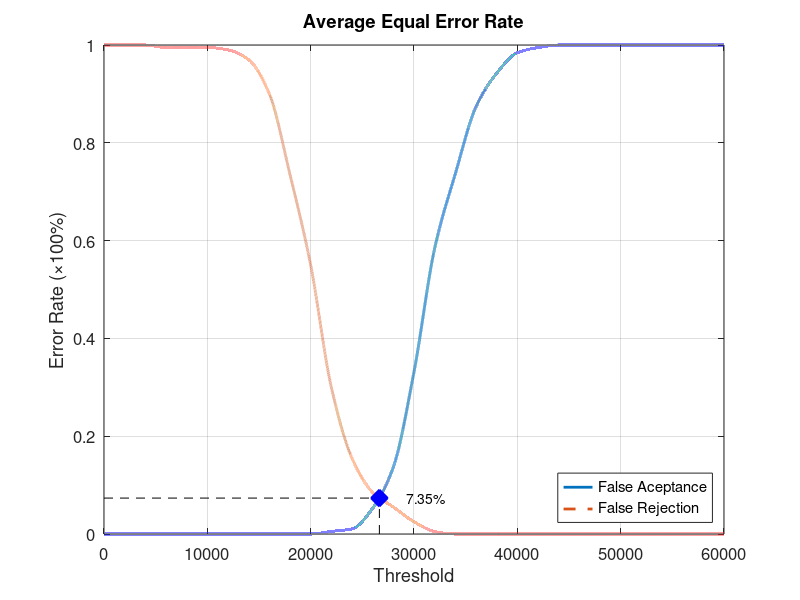
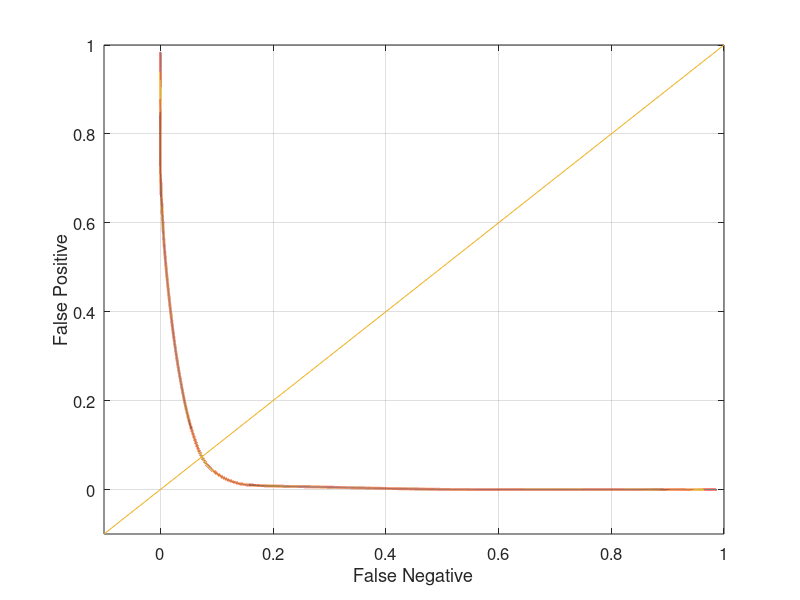

These charts were generated, in order, by the following MATLAB code:
function yEER = Database3_1
close all;
clear;
clc;
x = 0:2000:60000;
xq = 0:0.5:60000;

y0 = [0 0 0 0 0 0 0 0 0 0 0 0.00526316 0.0105263 0.0526316 0.136842 0.331579 0.584211 0.736842 0.873684 0.942105 0.984211 0.994737 1 1 1 1 1 1 1 1 1];
yy0 = interp1(x, y0, xq, 'pchip');
y1 = [1 1 1 0.995 0.995 0.995 0.99 0.97 0.9 0.735 0.55 0.3 0.155 0.085 0.055 0.025 0.005 0 0 0 0 0 0 0 0 0 0 0 0 0 0];
yy1 = interp1(x, y1, xq, 'pchip');

% Calculating EER: 
y2 = abs(y0 - y1);
find(y2 == min(y2))
yy2 = abs(yy0 - yy1);
xEER = find(yy2 == min(yy2));
xEERIndex = xq(xEER) % X-axis EER
yEER = yy0(xEER) % Y-axis EER

main = figure
plot(xq, yy0,'-','LineWidth', 2);	hold on
plot(xq, yy1,'--','LineWidth', 2);	hold on
plot([xEERIndex xEERIndex], [0 yEER], 'k--');	hold on
plot([0 xEERIndex], [yEER yEER], 'k--');	hold on
plot(xEERIndex, yEER, 'bx', 'LineWidth', 10);	hold on
text(xEERIndex + 10 * xEERIndex / 100, yEER, [num2str(round((10000 * yEER)) / 100) '%'])
legend('False Aceptance', 'False Rejection', 'Location', 'SouthEast')
xlabel('Threshold')
ylabel('Error Rate (\times100%)')
title('Average Equal Error Rate')
set(gca, 'FontSize', 12)
axis([0 60000 0 1])
grid on

print(main, 'Database3_1Main', '-dpng');
FNRxFPR = figure('Color', [1 1 1]);
plot(yy1, yy0, '-', yy1, yy0, 'LineWidth', 2);
hold on
y = -0.1:0.1:1
plot(y, y); 
set(gca, 'FontSize', 12)
xlabel('False Negative')
ylabel('False Positive')
axis([-0.1 1 -0.1 1])
set(gca, 'FontSize', 12)
grid on

print(FNRxFPR, 'Database3_1FNRxFPR','-dpng');
end
